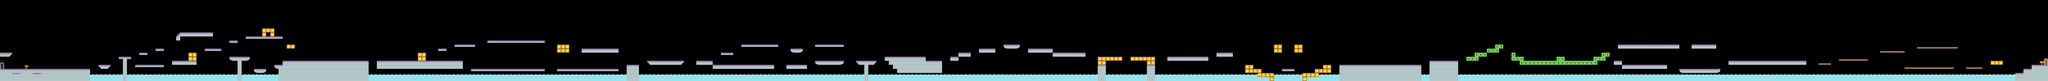

This is a level from a 2D game, rendered from its Tiled map with the project's own tilesets. A one-line summary and the map file follow, with tile-layer data summarised:
An orthogonal 500x20 tile map with 70x70 px tiles, 1 tile layer (Tile Layer 1) and 361 objects (228x Item, 99x Floor, 15x Enemy, 12x DieZone, 5x EffectItem, ...).

<map version="1.0" orientation="orthogonal" renderorder="right-down" width="500" height="20" tilewidth="70" tileheight="70">
 <tileset firstgid="1" name="tiles_spritesheet" tilewidth="70" tileheight="70" spacing="2">
  <image source="tiles_spritesheet.png" width="914" height="936" />
 </tileset>
 <layer name="Tile Layer 1" width="500" height="20">
  <data>[10000 cells, 1714 non-empty, 26 distinct tile ids]</data>
 </layer>
 <objectgroup name="Objects">
  <object name="Player" type="Player" x="155" y="1026" width="66" height="92">
   <properties>
    <property name="AnimationDelay" value="0.1" />
    <property name="ClimbCount" value="2" />
    <property name="ClimbPath" value="alienBlue_climb%d.png" />
    <property name="CollisionBitmask" value="2" />
    <property name="DuckCount" value="1" />
    <property name="DuckPath" value="alienBlue_duck%d.png" />
    <property name="DynamicBody" value="true" />
    <property name="GravityEnable" value="true" />
    <property name="HurtCount" value="1" />
    <property name="HurtPath" value="alienBlue_hurt%d.png" />
    <property name="ImageCount" value="1" />
    <property name="ImagePath" value="alienBlue_idle%d.png" />
    <property name="JumpCount" value="1" />
    <property name="JumpPath" value="alienBlue_jump%d.png" />
    <property name="RunCount" value="2" />
    <property name="RunPath" value="alienBlue_walk%d.png" />
    <property name="SwimCount" value="2" />
    <property name="SwimPath" value="alienBlue_swim%d.png" />
   </properties>
  </object>
  <object name="Floor" type="Floor" x="0" y="1190" width="1540" height="210">
   <properties>
    <property name="CollisionBitmask" value="3" />
    <property name="Rotation" value="0.00" />
   </properties>
  </object>
  <object name="Floor" type="Floor" x="1680" y="1120" width="210" height="70">
   <properties>
    <property name="CollisionBitmask" value="3" />
    <property name="Rotation" value="0.00" />
   </properties>
  </object>
  <object name="Water" type="DieZone" x="1540" y="1330" width="560" height="70">
   <properties>
    <property name="CollisionBitmask" value="1" />
    <property name="DynamicBody" value="false" />
   </properties>
  </object>
  <object name="Floor" type="Floor" x="2030" y="980" width="210" height="43.3333">
   <properties>
    <property name="CollisionBitmask" value="3" />
    <property name="Rotation" value="0.00" />
   </properties>
  </object>
  <object name="Floor" type="Floor" x="2100" y="1024.67" width="70" height="378">
   <properties>
    <property name="CollisionBitmask" value="3" />
    <property name="Rotation" value="0.00" />
   </properties>
  </object>
  <object name="Floor" type="Floor" x="2380" y="910" width="140.667" height="44.6667">
   <properties>
    <property name="CollisionBitmask" value="3" />
    <property name="Rotation" value="0.00" />
   </properties>
  </object>
  <object name="Floor" type="Floor" x="2310" y="1120" width="487.333" height="44.6667">
   <properties>
    <property name="CollisionBitmask" value="3" />
    <property name="Rotation" value="0.00" />
   </properties>
  </object>
  <object name="Floor" type="Floor" x="2660" y="840" width="139.333" height="40.6667">
   <properties>
    <property name="CollisionBitmask" value="3" />
    <property name="Rotation" value="0.00" />
   </properties>
  </object>
  <object name="Floor" type="Floor" x="2940" y="1050" width="420" height="70">
   <properties>
    <property name="CollisionBitmask" value="3" />
    <property name="Rotation" value="0.00" />
   </properties>
  </object>
  <object name="Floor" type="Floor" x="3220" y="910" width="140" height="140">
   <properties>
    <property name="CollisionBitmask" value="3" />
    <property name="Rotation" value="0.00" />
   </properties>
  </object>
  <object name="Floor" type="Floor" x="3010" y="560" width="630" height="70">
   <properties>
    <property name="CollisionBitmask" value="3" />
    <property name="Rotation" value="0.00" />
   </properties>
  </object>
  <object name="Floor" type="Floor" x="3010" y="630" width="70" height="70">
   <properties>
    <property name="CollisionBitmask" value="3" />
    <property name="Rotation" value="0.00" />
   </properties>
  </object>
  <object name="Floor" type="Floor" x="3500" y="840" width="280" height="42">
   <properties>
    <property name="CollisionBitmask" value="3" />
    <property name="Rotation" value="0.00" />
   </properties>
  </object>
  <object name="Floor" type="Floor" x="3920" y="700" width="142" height="42">
   <properties>
    <property name="CollisionBitmask" value="3" />
    <property name="Rotation" value="0.00" />
   </properties>
  </object>
  <object name="Floor" type="Floor" x="3920" y="980" width="350" height="70">
   <properties>
    <property name="CollisionBitmask" value="3" />
    <property name="Rotation" value="0.00" />
   </properties>
  </object>
  <object name="Floor" type="Floor" x="4060" y="1050" width="70" height="350">
   <properties>
    <property name="CollisionBitmask" value="3" />
    <property name="Rotation" value="0.00" />
   </properties>
  </object>
  <object name="Floor" type="Floor" x="4340" y="1190" width="210" height="70">
   <properties>
    <property name="CollisionBitmask" value="3" />
    <property name="Rotation" value="0.00" />
   </properties>
  </object>
  <object name="Floor" type="Floor" x="4200" y="630" width="630" height="42">
   <properties>
    <property name="CollisionBitmask" value="3" />
    <property name="Rotation" value="0.00" />
   </properties>
  </object>
  <object name="Floor" type="Floor" x="4480" y="490" width="210" height="140">
   <properties>
    <property name="CollisionBitmask" value="3" />
    <property name="Rotation" value="0.00" />
   </properties>
  </object>
  <object name="Floor" type="Floor" x="4900" y="770" width="140" height="70">
   <properties>
    <property name="CollisionBitmask" value="3" />
    <property name="Rotation" value="0.00" />
   </properties>
  </object>
  <object name="Floor" type="Floor" x="4690" y="1120" width="140" height="70">
   <properties>
    <property name="CollisionBitmask" value="3" />
    <property name="Rotation" value="0.00" />
   </properties>
  </object>
  <object name="Floor" type="Floor" x="4760" y="1190" width="70" height="210">
   <properties>
    <property name="CollisionBitmask" value="3" />
    <property name="Rotation" value="0.00" />
   </properties>
  </object>
  <object name="Floor" type="Floor" x="4830" y="1050" width="1470" height="350">
   <properties>
    <property name="CollisionBitmask" value="3" />
    <property name="Rotation" value="0.00" />
   </properties>
  </object>
  <object name="Floor" type="Floor" x="6440" y="1050" width="1470" height="140">
   <properties>
    <property name="CollisionBitmask" value="3" />
    <property name="Rotation" value="0.00" />
   </properties>
  </object>
  <object name="Floor" type="Floor" x="7140" y="910" width="140" height="140">
   <properties>
    <property name="CollisionBitmask" value="3" />
    <property name="Rotation" value="0.00" />
   </properties>
  </object>
  <object name="Floor" type="Floor" x="7490" y="840" width="142" height="43.3333">
   <properties>
    <property name="CollisionBitmask" value="3" />
    <property name="Rotation" value="0.00" />
   </properties>
  </object>
  <object name="Floor" type="Floor" x="7770" y="770" width="347.333" height="42">
   <properties>
    <property name="CollisionBitmask" value="3" />
    <property name="Rotation" value="0.00" />
   </properties>
  </object>
  <object name="Floor" type="Floor" x="8330" y="700" width="982.667" height="43.3333">
   <properties>
    <property name="CollisionBitmask" value="3" />
    <property name="Rotation" value="0.00" />
   </properties>
  </object>
  </objectgroup>
</map>
<!-- 332 of 361 objects omitted -->
